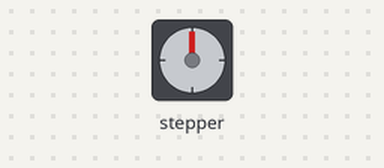
Bench run of a program on a simulated Arduino Nano 33 BLE. On the bench: stepper motor. Wiring (inferred from the names in the program): stepper motor driver (200 steps per turn assumed): step D2; direction D3.

Above: at 0.05 s.
At 0.2 s:
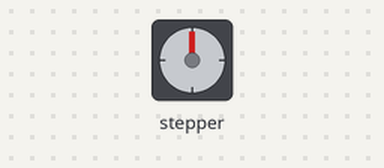
At 1.3 s:
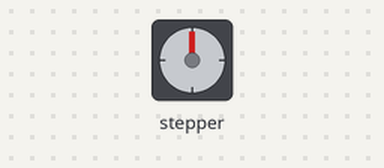
At 2.55 s:
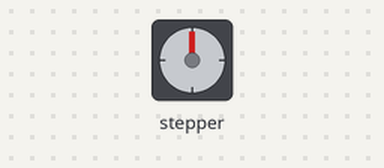
Timing chart, 0 to 5.9 s (numbered marks = the images above):
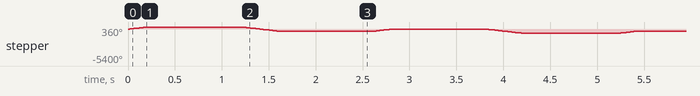

The program:

main.cpp
```cpp
/*      Projekt ->  GOE
        Datum   ->  26.06.2021
*/

#include <Arduino_LSM9DS1.h>
// #include <Stepper.h>

// const int stepsPerRevolution = 200;  // change this to fit the number of steps per revolution
// // for your motor

// // initialize the stepper library on pins 8 through 11:
// Stepper myStepper(stepsPerRevolution, 8, 9, 10, 11);

// void setup()
// {
//   // set the speed at 60 rpm:
//   myStepper.setSpeed(60);
//   // initialize the serial port:
//   Serial.begin(9600);
// }

// void loop()
// {
//   // step one revolution  in one direction:
//   Serial.println("clockwise");
//   myStepper.step(stepsPerRevolution);
//   delay(500);

//   // step one revolution in the other direction:
//   Serial.println("counterclockwise");
//   myStepper.step(-stepsPerRevolution);
//   delay(500);
// }

// defines pins numbers
const int stepPin = 2;
const int dirPin = 3;

void setup()
{
  // Sets the two pins as Outputs
  pinMode(stepPin,OUTPUT);
  pinMode(dirPin,OUTPUT);
}
void loop()
{
  digitalWrite(dirPin,HIGH); // Enables the motor to move in a particular direction
  // Makes 200 pulses for making one full cycle rotation
  for(int x = 0; x < 200; x++)
  {
    digitalWrite(stepPin,HIGH);
    delayMicroseconds(500);
    digitalWrite(stepPin,LOW);
    delayMicroseconds(500);
  }
  delay(1000); // One second delay

  digitalWrite(dirPin,LOW); //Changes the rotations direction
  // Makes 400 pulses for making two full cycle rotation
  for(int x = 0; x < 400; x++)
  {
    digitalWrite(stepPin,HIGH);
    delayMicroseconds(500);
    digitalWrite(stepPin,LOW);
    delayMicroseconds(500);
  }
  delay(1000);
}
```

Measured:
- by itself, stepper: turns 360° clockwise in 0.18 s, then 720° counter-clockwise in 0.40 s, repeating every 2.6 s
